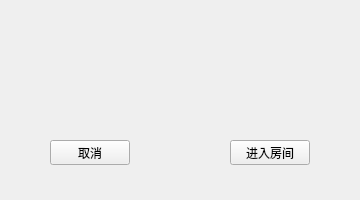
<?xml version="1.0" encoding="UTF-8"?>
<ui version="4.0">
 <class>Invited</class>
 <widget class="QWidget" name="Invited">
  <property name="geometry">
   <rect>
    <x>0</x>
    <y>0</y>
    <width>360</width>
    <height>200</height>
   </rect>
  </property>
  <property name="minimumSize">
   <size>
    <width>360</width>
    <height>200</height>
   </size>
  </property>
  <property name="maximumSize">
   <size>
    <width>360</width>
    <height>200</height>
   </size>
  </property>
  <property name="windowTitle">
   <string>Form</string>
  </property>
  <widget class="QLabel" name="label">
   <property name="geometry">
    <rect>
     <x>80</x>
     <y>50</y>
     <width>200</width>
     <height>30</height>
    </rect>
   </property>
   <property name="styleSheet">
    <string notr="true"/>
   </property>
   <property name="text">
    <string>&lt;html&gt;&lt;head/&gt;&lt;body&gt;&lt;p align=&quot;center&quot;&gt;&lt;br/&gt;&lt;/p&gt;&lt;/body&gt;&lt;/html&gt;</string>
   </property>
  </widget>
  <widget class="QPushButton" name="cancelButton">
   <property name="geometry">
    <rect>
     <x>50</x>
     <y>140</y>
     <width>80</width>
     <height>25</height>
    </rect>
   </property>
   <property name="text">
    <string>取消</string>
   </property>
  </widget>
  <widget class="QPushButton" name="enterButton">
   <property name="geometry">
    <rect>
     <x>230</x>
     <y>140</y>
     <width>80</width>
     <height>25</height>
    </rect>
   </property>
   <property name="text">
    <string>进入房间</string>
   </property>
  </widget>
 </widget>
 <resources/>
 <connections/>
</ui>
